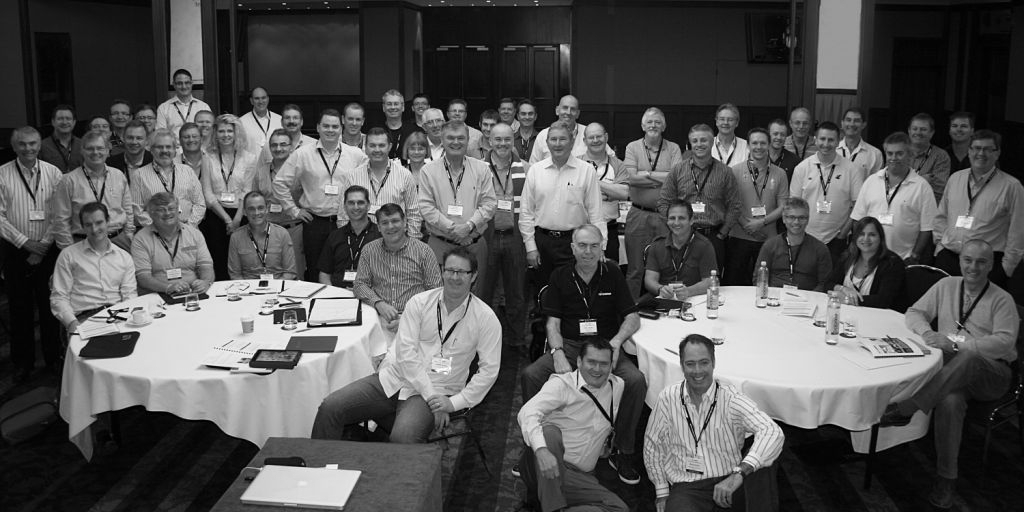
#> input picture groupGray.jpg, 1024 x 512 px, found by its file name
$ python AI_image_processing.py
#> lines starting #> are read from the running program, lines starting #| are printed output that depends on the picture
#import libraries
from random import random
from tokenize import group
import cv2 as cv
from cv2 import imshow
from cv2 import threshold
import numpy as np
import operator
import statistics

#read group images by opencv,change its color type & show group photo
group_image =cv.imread('groupgray.jpg')
#> group_image is the input picture: shape (512, 1024, 3); min 0, max 254, mean 85.2
group_image_gray = cv.cvtColor(group_image, cv.COLOR_BGR2GRAY)
# cv.imshow('gray', group_image_gray)

#read boothi image by opencv,change its color type & show group photo
boothi = cv.imread('boothigray.jpg')
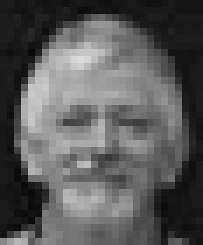
#> input picture boothiGray.jpg, 29 x 35 px, found by its file name (shown 7 times larger)
#> boothi is the input picture: shape (35, 29, 3); min 8, max 218, mean 89.9
boothi_gray = cv.cvtColor(boothi, cv.COLOR_BGR2GRAY)
#cv.imshow('boothi_image', boothi_gray )

#find number of rows & colums in boothi_gray & group_image_gray
groupimage_xy = np.shape(group_image_gray)
#> groupimage_xy = (512, 1024)
boothi_xy  = np.shape(boothi_gray)
#> boothi_xy = (35, 29)

def population_initialization(rows, columns, population_size):
    current_generation = []
    individual = 0
    while len(current_generation) <= population_size:
        random_point = np.random.randint(rows), np.random.randint(columns)

        if(random_point[0] + boothi_xy[0] < groupimage_xy[0]) and (random_point[1] + boothi_xy[1] < groupimage_xy[1]):
           current_generation.append(random_point)
        else:
            individual = individual
    #print(current_generation)
    return(current_generation)

def fitness_evalutation(current_generation, group_image, boothi_image):
    co_relation_values = []
    for point in current_generation:
        image_crop = group_image[point[0]:point[0]+boothi_image[0], point[1]:point[1]+boothi_image[1]]

        upper = np.mean((image_crop - image_crop.mean())*(boothi_gray - boothi_gray.mean()))
        lower  = image_crop.std()*boothi_gray.std()
        if (lower == 0):
            return 0
        else:
            corr = upper/lower
            co_relation_values.append(corr)
    return  co_relation_values

def selection(current_generation,fitness_value):
    corelation_index  = {}
    corelation_keys= []
    corelation_values = []
    selected_generation = []
    index= 0
    for value in fitness_value:
        corelation_index.update({current_generation[index]: value})
        index += 1
    #sort dictonary(corelation_index) on the base of value
    sort_corelation_index = dict( sorted(corelation_index.items(), key=operator.itemgetter(1),reverse=True))
    items = sort_corelation_index.items()
    for item in items:
        corelation_keys.append(item[0]), corelation_values.append(item[1])
    values  = 0
    while values < 30:
        selected_generation.append(corelation_keys[values])
        values += 1
    return selected_generation

def new_generation(current_generation, group_imagerow, group_imagecolum):

    xy_binary = []
    random_cut_left = []
    random_cut_right = []
    new_generation_binary = []
    new_generation_decm = []
    for values in current_generation:
    #convert decimal into binary
        binary_x = bin(values[0])
        binary_y = bin(values[1])
    #remove "0b" from the start of binary using slicing
        binary_xpoint = binary_x[2:]
        binary_ypoint = binary_y[2:]
    #To maintain maximum  length of binary 512 & 1024 = 2**9 & 2**10 respectively, use .zfill function:
        x_binary = str(binary_xpoint).zfill(9)
        y_binary = str(binary_ypoint).zfill(10)
    #concatenate binary of xy.
        join_xy = x_binary + y_binary
        xy_binary.append(join_xy)
    #generate random number between '0' and '19' because over combine xy bit length is '19'
    random = np.random.randint(1,19)
    #cut the xy combine binary xy random number & store lelf & right cut into
    # random_cut_left & random_cut_right respectively:
    for binary in xy_binary:
        random_cut_left.append(binary[:random])
        random_cut_right.append(binary[random:])

    #generate new population by the combination of p1 &p2 parent i.e xy...
    # &  store values into new generation list:
    for val in range(0, len(random_cut_left), 2):
      left_p1 = random_cut_left[val]
      right_p1 = random_cut_right[val]
      left_p2 = random_cut_left[val+1]
      right_p2 = random_cut_right[val+1]
      new_generation_binary.append((left_p1 + right_p2))
      new_generation_binary.append((left_p2 + right_p1))
    #cut the xy combine binary xy random number & store lelf & right cut into
    # random_cut_left & random_cut_right respectively:
    for index in new_generation_binary:
        xy_int = int((index[:9]),2), int((index[9:]),2)
        new_generation_decm.append(xy_int)

    print(new_generation_decm)
    return new_generation_decm


def main():

    current_generation = population_initialization(groupimage_xy[0], groupimage_xy[1], 100)
    fitness_value = fitness_evalutation(current_generation ,group_image_gray,boothi_xy)
    selected_generation = selection(current_generation, fitness_value)
    current_generation = new_generation(selected_generation, groupimage_xy[0], groupimage_xy[1])
    for i in range(1000):

        if max(fitness_value) >= 0.9:
            print(fitness_value)
            print(current_generation)
            print(max(fitness_value))
            xy = current_generation[fitness_value.index(max(fitness_value))]
            p = cv.rectangle(group_image_gray, (xy),(xy[0]+35,xy[1]+29),(255,0,0), thickness=1)
            cv.imshow('p',p)
            break
        else:
            fitness_value = fitness_evalutation(current_generation ,group_image_gray,boothi_xy)
            selected_generation = selection(current_generation, fitness_value)
            current_generation = new_generation(selected_generation, groupimage_xy[0], groupimage_xy[1])
    print(i)

main()
#> the loop in fitness_evalutation, `for point in current_generation:` made 101 passes
#> (upper, lower, corr) on passes 1 to 12: (218.6, 1481.8, 0.147), (131.1, 1803.3, 0.0727), (15.52, 106.5, 0.146), (-69.47, 3261.1, -0.0213), (109.5, 304.6, 0.36), (584.6, 3614.6, 0.162), (-658.7, 1862.9, -0.354), (-47.91, 190.8, -0.251), (-554.9, 2682.3, -0.207), (262.7, 3121.4, 0.0842), (683.8, 3171.8, 0.216), (-23.56, 1529.6, -0.0154)
#> pass 1, in fitness_evalutation, `image_crop = group_image[point[0]:point[0]+boothi_image[0], point[1]:p..`:
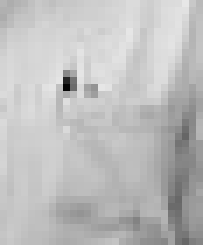
#> image_crop: shape (35, 29) (shown 7 times larger); min 6, max 231, mean 189.9
#> pass 2, in fitness_evalutation, `image_crop = group_image[point[0]:point[0]+boothi_image[0], point[1]:p..`:
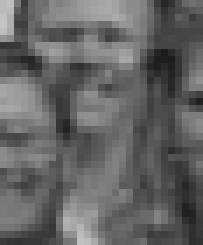
#> image_crop: shape (35, 29) (shown 7 times larger); min 27, max 196, mean 100
#> after the loop in fitness_evalutation, `for point in current_generation:`: co_relation_values = 101 values, max 0.425 at index 87, min -0.469 at index 56, mean 0.0125
#> in main, `fitness_value = fitness_evalutation(current_generation ,group_image_gr..`: fitness_value has the same summary as co_relation_values in fitness_evalutation
#> the loop in selection, `for value in fitness_value:` made 101 passes
#> value on passes 1 to 12: 0.147, 0.0727, 0.146, -0.0213, 0.36, 0.162, -0.354, -0.251, -0.207, 0.0842, 0.216, -0.0154
#> after the loop in selection, `for value in fitness_value:`: corelation_index = 101 items; index = 101
#> in selection, `sort_corelation_index = dict( sorted(corelation_index.items(), key=ope..`: sort_corelation_index = 101 items
#> the loop in selection, `for item in items:` made 101 passes
#> item on passes 1 to 12: ((32, 182), 0.425), ((9, 723), 0.36), ((131, 972), 0.352), ((279, 719), 0.35), ((143, 660), 0.345), ((376, 257), 0.342), ((370, 555), 0.29), ((472, 177), 0.277), ((165, 537), 0.275), ((42, 371), 0.268), ((43, 872), 0.253), ((82, 942), 0.245)
#> after the loop in selection, `for item in items:`: corelation_keys = 101 pairs, first value 0 to 472, second value 28 to 976; corelation_values = 101 values, max 0.425 at index 0, min -0.469 at index 100, mean 0.0125
#> after the loop in selection, `while values < 30:`: selected_generation = 30 pairs, first value 3 to 472, second value 94 to 972; values = 30
#> the loop in new_generation, `for values in current_generation:` made 30 passes
#> (values, binary_x, binary_y, binary_xpoint, binary_ypoint, x_binary, y_binary, join_xy) on passes 1 to 5: ((32, 182), '0b100000', '0b10110110', '100000', '10110110', '000100000', '0010110110', '0001000000010110110'), ((9, 723), '0b1001', '0b1011010011', '1001', '1011010011', '000001001', '1011010011', '0000010011011010011'), ((131, 972), '0b10000011', '0b1111001100', '10000011', '1111001100', '010000011', '1111001100', '0100000111111001100'), ((279, 719), '0b100010111', '0b1011001111', '100010111', '1011001111', '100010111', '1011001111', '1000101111011001111'), ((143, 660), '0b10001111', '0b1010010100', '10001111', '1010010100', '010001111', '1010010100', '0100011111010010100')
#> after the loop in new_generation, `for values in current_generation:`: xy_binary = 30 items, first 6: '0001000000010110110', '0000010011011010011', '0100000111111001100', '1000101111011001111', '0100011111010010100', '1011110000100000001'
#> the loop in new_generation, `for binary in xy_binary:` made 30 passes
#> binary on passes 1 to 12: '0001000000010110110', '0000010011011010011', '0100000111111001100', '1000101111011001111', '0100011111010010100', '1011110000100000001', '1011100101000101011', '1110110000010110001', '0101001011000011001', '0001010100101110011', '0001010111101101000', '0010100101110101110'
#> after the loop in new_generation, `for binary in xy_binary:`: random_cut_left = 30 items, first 6: '0001', '0000', '0100', '1000', '0100', '1011'; random_cut_right = 30 items, first 6: '000000010110110', '010011011010011', '000111111001100', '101111011001111', '011111010010100', '110000100000001'
#> the loop in new_generation, `for val in range(0, len(random_cut_left), 2):` made 15 passes
#> (val, left_p1, right_p1, left_p2, right_p2) on passes 3 to 14: (4, '0100', '011111010010100', '1011', '110000100000001'), (6, '1011', '100101000101011', '1110', '110000010110001'), (8, '0101', '001011000011001', '0001', '010100101110011'), (10, '0001', '010111101101000', '0010', '100101110101110'), (12, '0100', '000001100100110', '1001', '010000101001000'), (14, '0010', '101110010101110', '1001', '000100010000000'), (16, '1011', '001000010110100', '1001', '000001111000001'), (18, '0011', '000101000101010', '1001', '100011001000101'), (20, '0000', '111111011001010', '1101', '011110111000000'), (22, '0110', '001011001011110', '1101', '110100101111111'), (24, '0111', '101000100010001', '0111', '000111110111010'), (26, '1000', '101011011110010', '0000', '000110001011110')
#> (left_p1, right_p1, left_p2, right_p2) on passes 1 to 2: ('0001', '000000010110110', '0000', '010011011010011'), ('0100', '000111111001100', '1000', '101111011001111')
#> after the loop in new_generation, `for val in range(0, len(random_cut_left), 2):`: new_generation_binary = 30 items, first 6: '0001010011011010011', '0000000000010110110', '0100101111011001111', '1000000111111001100', '0100110000100000001', '1011011111010010100'
#> the loop in new_generation, `for index in new_generation_binary:` made 30 passes
#> (index, xy_int) on passes 1 to 12: ('0001010011011010011', (41, 723)), ('0000000000010110110', (0, 182)), ('0100101111011001111', (151, 719)), ('1000000111111001100', (259, 972)), ('0100110000100000001', (152, 257)), ('1011011111010010100', (367, 660)), ('1011110000010110001', (376, 177)), ('1110100101000101011', (466, 555)), ('0101010100101110011', (170, 371)), ('0001001011000011001', (37, 537)), ('0001100101110101110', (50, 942)), ('0010010111101101000', (75, 872))
#> after the loop in new_generation, `for index in new_generation_binary:`: new_generation_decm = 30 pairs, first value 0 to 466, second value 94 to 972
#> (printed output is left out)
#> in main, `current_generation = new_generation(selected_generation, groupimage_xy..`: current_generation has the same summary as new_generation_decm in new_generation
#> (the run stopped early here; a loop or call above may not have finished)
